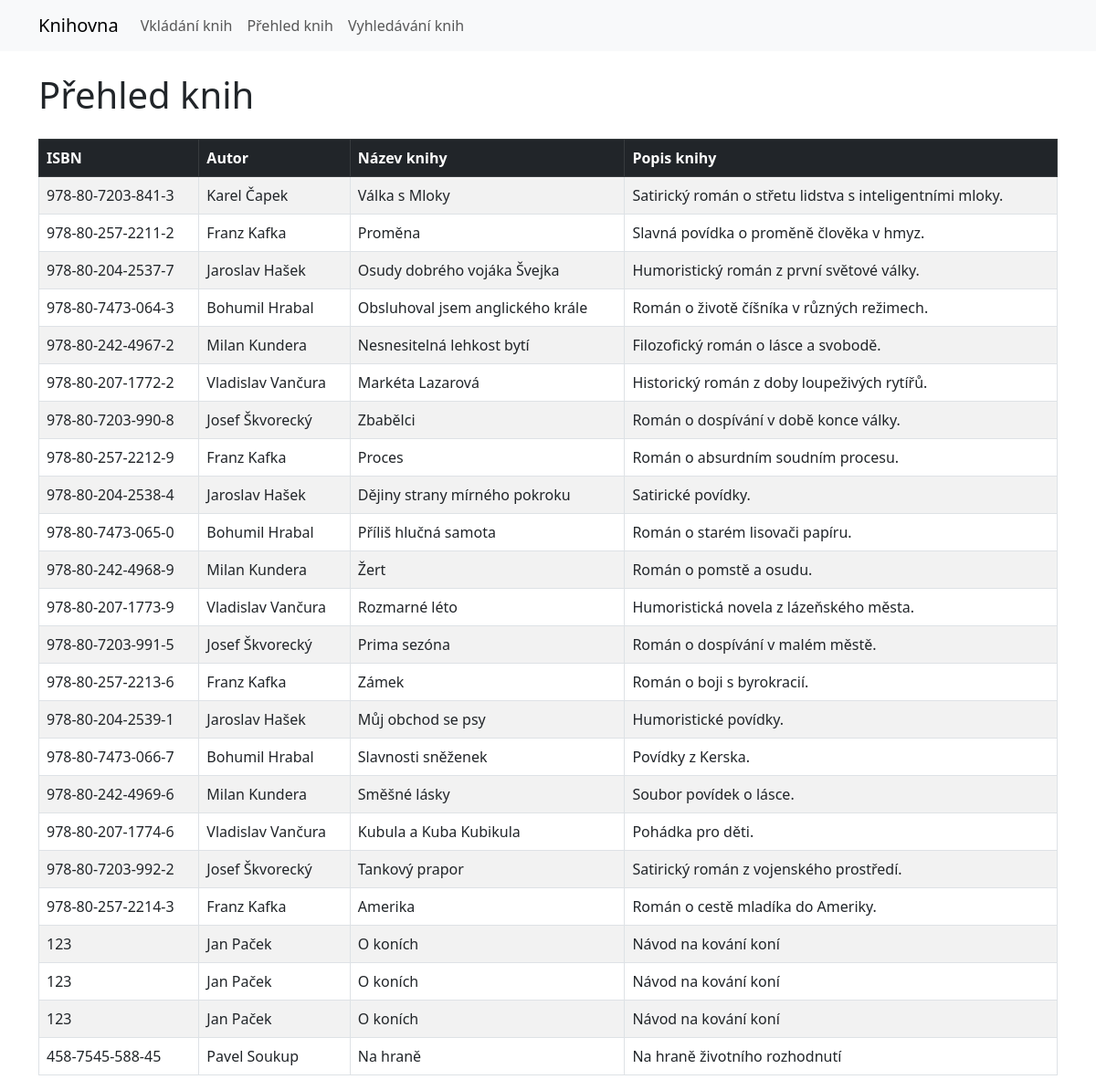
The page / on the database its author committed.
### tables this page shows
CREATE TABLE `knihy` (
  `id` int NOT NULL AUTO_INCREMENT,
  `isbn` varchar(20) NOT NULL,
  `first_name` varchar(100) NOT NULL,
  `second_name` varchar(100) NOT NULL,
  `book_name` varchar(255) NOT NULL,
  `book_desc` text,
  PRIMARY KEY (`id`)
);

### list.php (the view, shortened to what this page needs)
<?php
$db_param = require __DIR__ . '/dbConnParam.php';
$dbHost = $db_param['host'];
$dbName = $db_param['dbname'];
$dbUser = $db_param['user'];
$dbPass = $db_param['password'];
$conn = new mysqli($dbHost, $dbUser, $dbPass, $dbName);
$conn->set_charset('utf8');
$sql = "SELECT isbn, first_name, second_name, book_name, book_desc FROM knihy";
$result = $conn->query($sql);
if ($result && $result->num_rows > 0) { ?>
            <table class='table table-striped table-bordered'>
            <thead class='table-dark'><tr><th>ISBN</th><th>Autor</th><th>Název knihy</th><th>Popis knihy</th></tr></thead><tbody>
            <?php
    while ($row = $result->fetch_assoc()) {
        echo "<tr>";
        echo "<td>" . htmlspecialchars($row["isbn"]) . "</td>";
        echo "<td>" . htmlspecialchars($row["first_name"]) . " " . htmlspecialchars($row["second_name"]) . "</td>";
        echo "<td>" . htmlspecialchars($row["book_name"]) . "</td>";
        echo "<td>" . htmlspecialchars($row["book_desc"]) . "</td>";
        echo "</tr>";
    }
    echo "</tbody></table>";
} else {
    echo "<div class='alert alert-warning'>Žádné knihy nebyly nalezeny.</div>";
}
?>

### index.php (shortened to what this page needs)
<!DOCTYPE html>
<html lang="cs">
<head>
	<link href="https://cdn.jsdelivr.net/npm/bootstrap@5.3.0/dist/css/bootstrap.min.css" rel="stylesheet">
</head>
<body>
	<nav class="navbar navbar-expand-lg navbar-light bg-light mb-4">
		<div class="container">
			<a class="navbar-brand" href="index.php">Knihovna</a>
			<div class="collapse navbar-collapse" id="navbarNav">
				<ul class="navbar-nav">
					<li class="nav-item">
						<a class="nav-link" href="index.php?page=add">Vkládání knih</a>
					</li>
					<li class="nav-item">
						<a class="nav-link" href="index.php?page=list">Přehled knih</a>
					</li>
					<li class="nav-item">
						<a class="nav-link" href="index.php?page=search">Vyhledávání knih</a>
					</li>
				</ul>
			</div>
		</div>
	</nav>
	<div class="container">
		<?php
        $page = isset($_GET['page']) ? $_GET['page'] : 'list';
		switch ($page) {
		    case 'list':
		        echo '<h1 class="mb-4">Přehled knih</h1>';
		        include 'list.php';
		        break;
		}
		?>
	</div>
</body>
</html>

### rows shown on the page
knihy: isbn "978-80-7203-841-3", first_name "Karel", second_name "Čapek", book_name "Válka s Mloky", book_desc "Satirický román o střetu lidstva s inteligentními mloky."
knihy: isbn "978-80-257-2211-2", first_name "Franz", second_name "Kafka", book_name "Proměna", book_desc "Slavná povídka o proměně člověka v hmyz."
knihy: isbn "978-80-204-2537-7", first_name "Jaroslav", second_name "Hašek", book_name "Osudy dobrého vojáka Švejka", book_desc "Humoristický román z první světové války."
knihy: isbn "978-80-7473-064-3", first_name "Bohumil", second_name "Hrabal", book_name "Obsluhoval jsem anglického krále", book_desc "Román o životě číšníka v různých režimech."
knihy: isbn "978-80-242-4967-2", first_name "Milan", second_name "Kundera", book_name "Nesnesitelná lehkost bytí", book_desc "Filozofický román o lásce a svobodě."
knihy: isbn "978-80-207-1772-2", first_name "Vladislav", second_name "Vančura", book_name "Markéta Lazarová", book_desc "Historický román z doby loupeživých rytířů."
knihy: isbn "978-80-7203-990-8", first_name "Josef", second_name "Škvorecký", book_name "Zbabělci", book_desc "Román o dospívání v době konce války."
knihy: isbn "978-80-257-2212-9", first_name "Franz", second_name "Kafka", book_name "Proces", book_desc "Román o absurdním soudním procesu."
knihy: isbn "978-80-204-2538-4", first_name "Jaroslav", second_name "Hašek", book_name "Dějiny strany mírného pokroku", book_desc "Satirické povídky."
knihy: isbn "978-80-7473-065-0", first_name "Bohumil", second_name "Hrabal", book_name "Příliš hlučná samota", book_desc "Román o starém lisovači papíru."
knihy: isbn "978-80-242-4968-9", first_name "Milan", second_name "Kundera", book_name "Žert", book_desc "Román o pomstě a osudu."
knihy: isbn "978-80-207-1773-9", first_name "Vladislav", second_name "Vančura", book_name "Rozmarné léto", book_desc "Humoristická novela z lázeňského města."
knihy: isbn "978-80-7203-991-5", first_name "Josef", second_name "Škvorecký", book_name "Prima sezóna", book_desc "Román o dospívání v malém městě."
knihy: isbn "978-80-257-2213-6", first_name "Franz", second_name "Kafka", book_name "Zámek", book_desc "Román o boji s byrokracií."
knihy: isbn "978-80-204-2539-1", first_name "Jaroslav", second_name "Hašek", book_name "Můj obchod se psy", book_desc "Humoristické povídky."
knihy: isbn "978-80-7473-066-7", first_name "Bohumil", second_name "Hrabal", book_name "Slavnosti sněženek", book_desc "Povídky z Kerska."
knihy: isbn "978-80-242-4969-6", first_name "Milan", second_name "Kundera", book_name "Směšné lásky", book_desc "Soubor povídek o lásce."
knihy: isbn "978-80-207-1774-6", first_name "Vladislav", second_name "Vančura", book_name "Kubula a Kuba Kubikula", book_desc "Pohádka pro děti."
knihy: isbn "978-80-7203-992-2", first_name "Josef", second_name "Škvorecký", book_name "Tankový prapor", book_desc "Satirický román z vojenského prostředí."
knihy: isbn "978-80-257-2214-3", first_name "Franz", second_name "Kafka", book_name "Amerika", book_desc "Román o cestě mladíka do Ameriky."
knihy: isbn "123", first_name "Jan", second_name "Paček", book_name "O koních", book_desc "Návod na kování koní"
knihy: isbn "123", first_name "Jan", second_name "Paček", book_name "O koních", book_desc "Návod na kování koní"
knihy: isbn "123", first_name "Jan", second_name "Paček", book_name "O koních", book_desc "Návod na kování koní"
knihy: isbn "458-7545-588-45", first_name "Pavel", second_name "Soukup", book_name "Na hraně", book_desc "Na hraně životního rozhodnutí"
